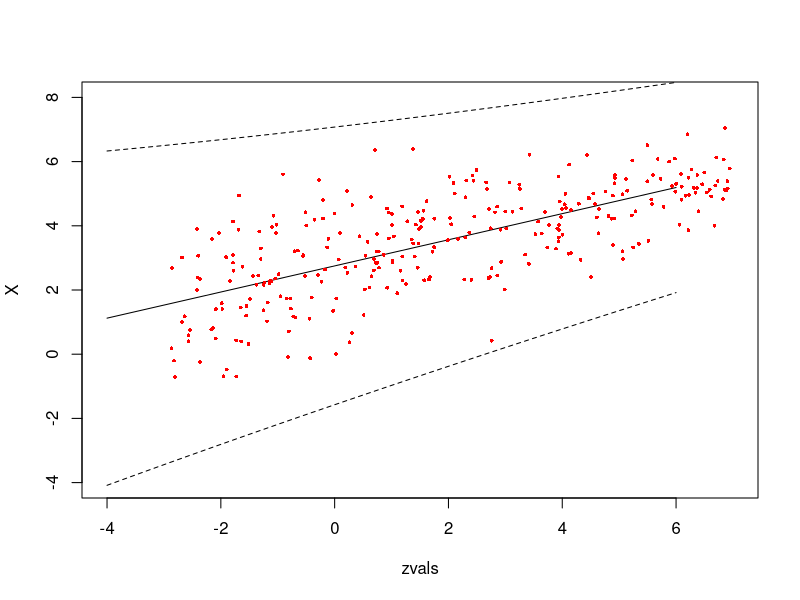
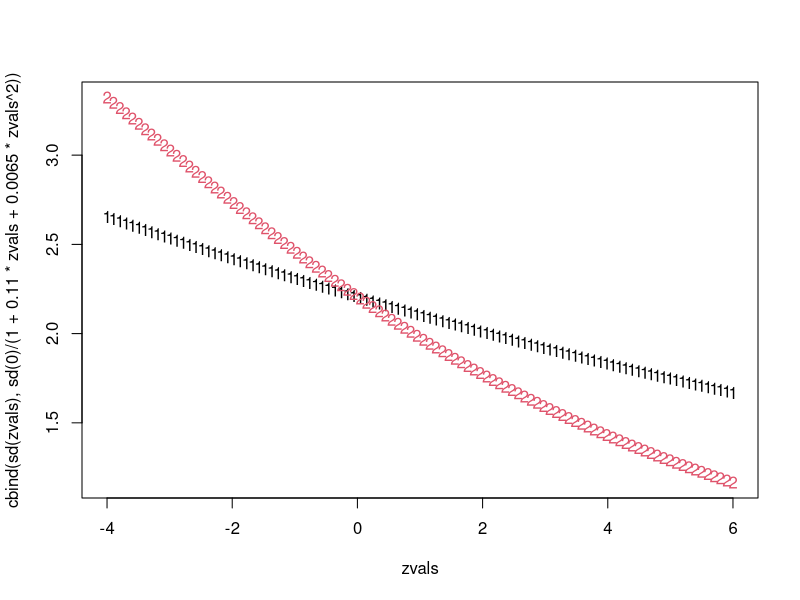

Reproduce these figures in R, in order.
mean = function(z) 2.751+0.407*z
sd=function (z) sqrt(9.119 *exp(-0.228*mean(z))) #not what's in the paper 
zvals=seq(-4,6,length=100); 
X=cbind(mean(zvals)-1.96*sd(zvals),mean(zvals),mean(zvals)+1.96*sd(zvals))
matplot(zvals,X,lty=c(2,1,2),type="l",col="black",xlim=c(-4,7),
        ylim=c(-4,8)); 
                     
                     
# looks like Fig 1b, but it shouldn't.

#z=runif(300,-2,4); z1=rnorm(300,mean(z),sd(z)); 
#points(z,z1,pch=16,cex=0.5);
# points are much too scattered 
z=runif(300,-3,7); z1=rnorm(300,mean(z),1.35/(1+0.1*z)); 
points(z,z1,pch=16,cex=0.5,col="red");


matplot(zvals,cbind(sd(zvals),sd(0)/(1+0.11*zvals+0.0065*zvals^2)));
